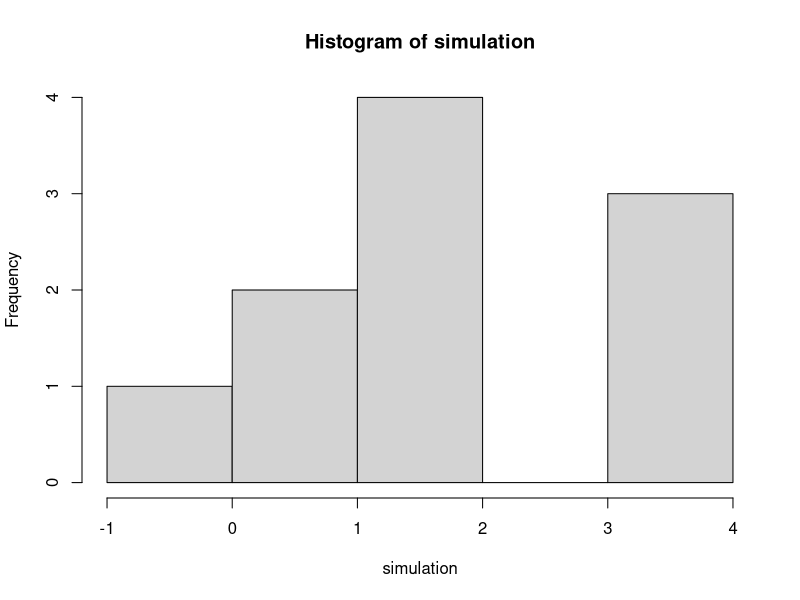

Recreate this plot in R.
## ---- chunk 1

simulation <- replicate(
  n = 10,
  expr = rnorm(n = 1, mean = 2, sd = 1)
)

hist(simulation)
## ---- chunk 2
#example: calculating the Joint PDF where f(x,y) = 1/2x, 0 <= x <=2, 0 <= y <= x
# set up f(x)
inner_f <- function(x) { 1/2 * x }
# Outer integral bounds
u <- 2 #upper
l <- 0 #lower

# Calculate from lower bound to x
inner_integral <- Vectorize(function(y) { integrate(inner_f, l, y)$value})
#Sub
integrate(inner_integral, l, u)
## ---- chunk 3
# set up f(x,y)
f_x <- function(x) { 1/2 * x }
l <- 0
u <- 2
  
integrate(f_x, l, u)

## ---- chunk 4
# set up f(x,y)
f_x <- 0.12
#Input marginal pdf of Y
m_pdf_y <- 0.28

#calculate f(x,y)/fx(x)
f_x/m_pdf_y

